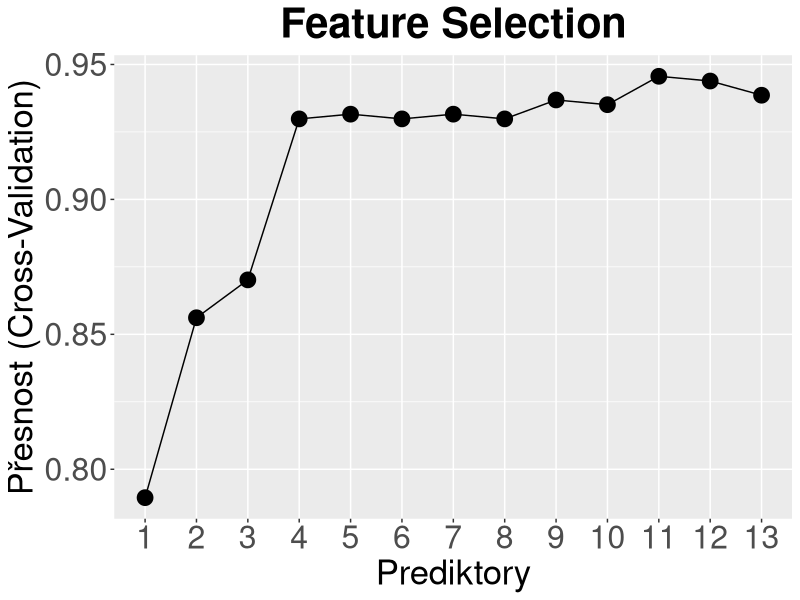
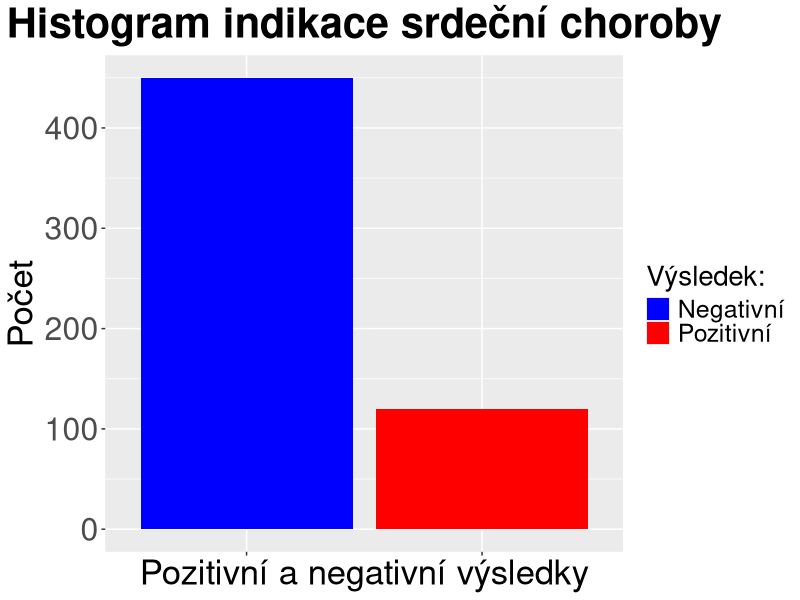
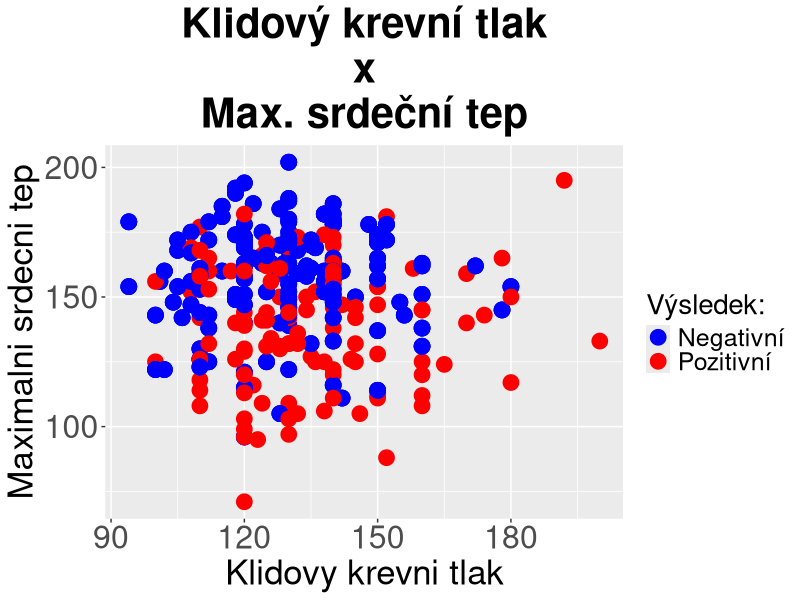

Here is the R script that generated these plots, in order:
set.seed(7)
# Instalace knihoven - install.packages("library_name")
# install.packages('caret', repos = 'http://cran.us.r-project.org', dependencies = TRUE)
# IMPORT KNIHOVEN
library(dplyr)
library(mlbench)
library(caret) # korelace a další fce
library(ggplot2)
# DATA PREPARATION
df <- read.csv("HEART.txt", sep = "\t", header = TRUE)
# data <- read.csv("HEART", header = TRUE, fileEncoding = "UTF-8")
# Zobrazení dat
#View(df)      # zobrazení dat v tabulce
# Type node
# Convert columns to different data types
df <- df %>% # knihovna dplyr
    mutate(
        Hladina.cukru.nad.120.mg.dl = ifelse(Hladina.cukru.nad.120.mg.dl == "cukr>120mg/dl", 1, 0),
        Indikace.srdecni.choroby = as.factor(Indikace.srdecni.choroby),
        Bolest.hrudniku = as.factor(Bolest.hrudniku),
        Vysledky.EKG = as.factor(Vysledky.EKG),
        Sklon.krivky.pri.stres.testu = as.factor(Sklon.krivky.pri.stres.testu),
        Pocet.velkych.cev.oznacenych.barvivem = as.factor(Pocet.velkych.cev.oznacenych.barvivem),
        Vysledek.predchoziho.vysetreni = as.factor(Vysledek.predchoziho.vysetreni)
    )
# Check the data types of the columns
# str(df)

# Určete průměrnou Hladinu cholesterolu v krvi u pacientů nad 50 let.
df_subset <- df[df$Vek >= 50, ]
avg_chol <- mean(df_subset$Hladina.cholesterolu.v.krvi..mg.dl.)
print(avg_chol)

# Získání Mean, Min, Max
means <- colMeans(df[c(
    "Vek", "Klidovy.krevni.tlak..mm.",
    "Hladina.cholesterolu.v.krvi..mg.dl.",
    "Maximaln.srdecni.tep", "Hodnota.stres.testu"
)], na.rm = TRUE)
max_values <- apply(df[c(
    "Vek", "Klidovy.krevni.tlak..mm.",
    "Hladina.cholesterolu.v.krvi..mg.dl.", "Maximaln.srdecni.tep",
    "Hodnota.stres.testu"
)], MARGIN = 2, max, na.rm = TRUE)
min_values <- apply(df[c(
    "Vek", "Klidovy.krevni.tlak..mm.",
    "Hladina.cholesterolu.v.krvi..mg.dl.", "Maximaln.srdecni.tep",
    "Hodnota.stres.testu"
)], MARGIN = 2, min, na.rm = TRUE)
# Zobrazeni hodnot
means_df <- data.frame(Mean = means, Minimum = min_values, Maximum = max_values)
print(means_df)

# Histogram Indikace srdeční choroby
hist_indikace <- ggplot(df, aes(x = Indikace.srdecni.choroby, fill = Indikace.srdecni.choroby)) +
    geom_bar(stat = "count") +
    labs(
        x = "Pozitivní a negativní výsledky", y = "Počet", title = "Histogram indikace srdeční choroby",
        fill = "Výsledek:"
    ) +
    scale_fill_manual(labels = c("Negativní", "Pozitivní"), values = c("blue", "red")) +
    coord_cartesian() +
    theme(
        axis.text.x = element_blank(), axis.title.x = element_text(size = 25),
        axis.text.y = element_text(size = 23), axis.title.y = element_text(size = 25),
        plot.title = element_text(hjust = 0.5, size = 30, face = "bold"),
        legend.title = element_text(size = 20),
        legend.text = element_text(size = 18)
    )
# ggsave(filename = "hist_indikace.png", plot = hist_indikace)
# print(hist_indikace)

# Plot Klidovy krevni tlax x Max. srdecni tep
plot_tlak_tep <- ggplot(data = df, aes(
    x = Klidovy.krevni.tlak..mm.,
    y = Maximaln.srdecni.tep,
    colour = Indikace.srdecni.choroby
)) +
    geom_point(size = 5) +
    labs(
        x = "Klidovy krevni tlak", y = "Maximalni srdecni tep", title = "Klidový krevní tlak\nx\nMax. srdeční tep",
        color = "Výsledek:"
    ) +
    # theme(aspect.ratio = 0.5) +
    coord_cartesian() +
    scale_color_manual(labels = c("Negativní", "Pozitivní"), values = c("blue", "red")) +
    theme(
        axis.text.x = element_text(size = 23), axis.title.x = element_text(size = 25),
        axis.text.y = element_text(size = 23), axis.title.y = element_text(size = 25),
        plot.title = element_text(hjust = 0.5, size = 30, face = "bold"),
        legend.title = element_text(size = 20),
        legend.text = element_text(size = 18)
    )
# ggsave(filename = "plot_tlak_tep.png", plot = plot_tlak_tep)
# print(plot_tlak_tep)

# FEATURE SELECTION - knihovny: caret a mlbench
# define the control using a random forest selection function
control <- rfeControl(functions=rfFuncs, method="cv", number=10)
# run the RFE algorithm
results_fs <- rfe(df[, 1:13], df[, 14], sizes = c(1:13), rfeControl=control)
# summarize the results
#print(results_fs)
# list the chosen features - vraci jmena relevantnich prediktorů 
#predictors(results_fs)
# plot the results
fs_results_plot <- ggplot(data = results_fs) + geom_point(size = 5) +
    labs(x = "Prediktory", y = "Přesnost (Cross-Validation)",
    title = "Feature Selection") +
    scale_x_discrete(limits = factor(c(1:13))) +
    theme(
        axis.text.x = element_text(size = 23), axis.title.x = element_text(size = 25),
        axis.text.y = element_text(size = 23), axis.title.y = element_text(size = 25),
        plot.title = element_text(hjust = 0.5, size = 30, face = "bold"))
#print(fs_results_plot)
#ggsave(filename = "feature_select.png", plot = fs_results_plot)
# Subset relevantnich dat

# Odečtení nepodstatných sloupců dat
new_df <- df[, -c(6, 7)]
#View(new_df)
write.table(new_df, file = "HEART2.csv", sep = "\t",
    row.names = FALSE)
